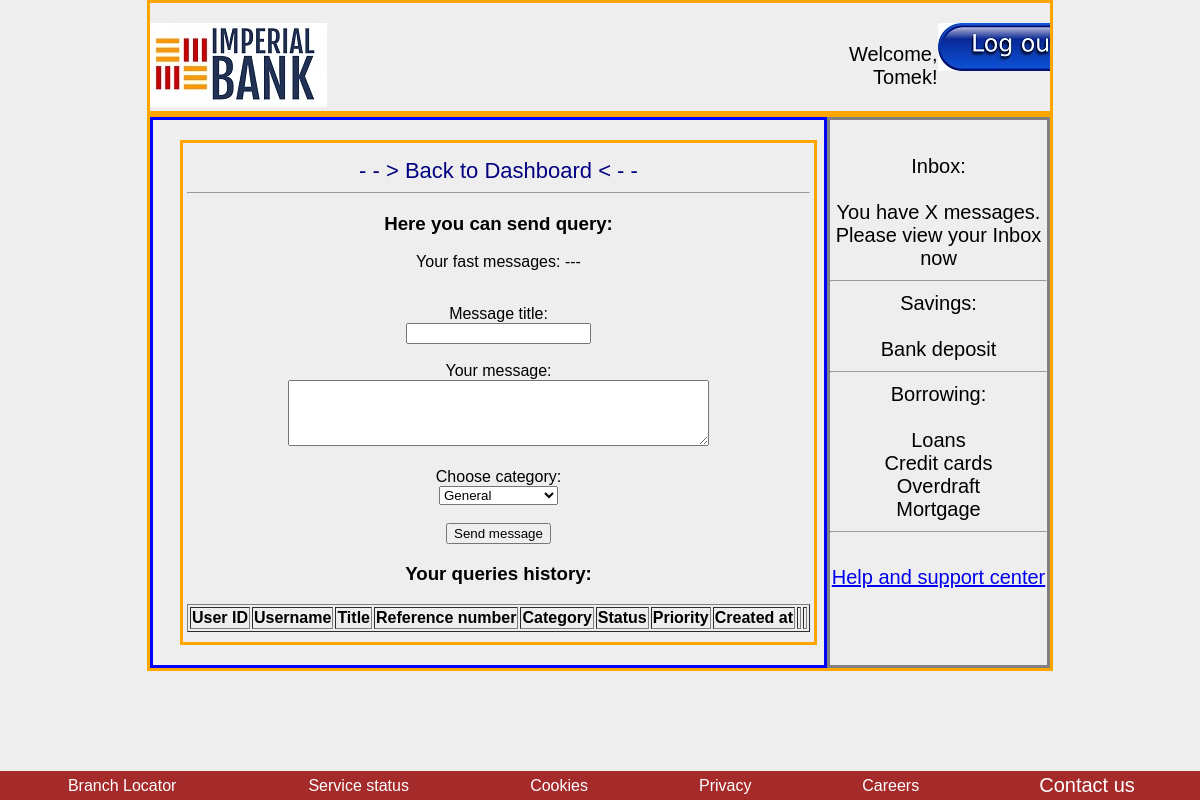
Before: /help_center (signed in) with the older database file.
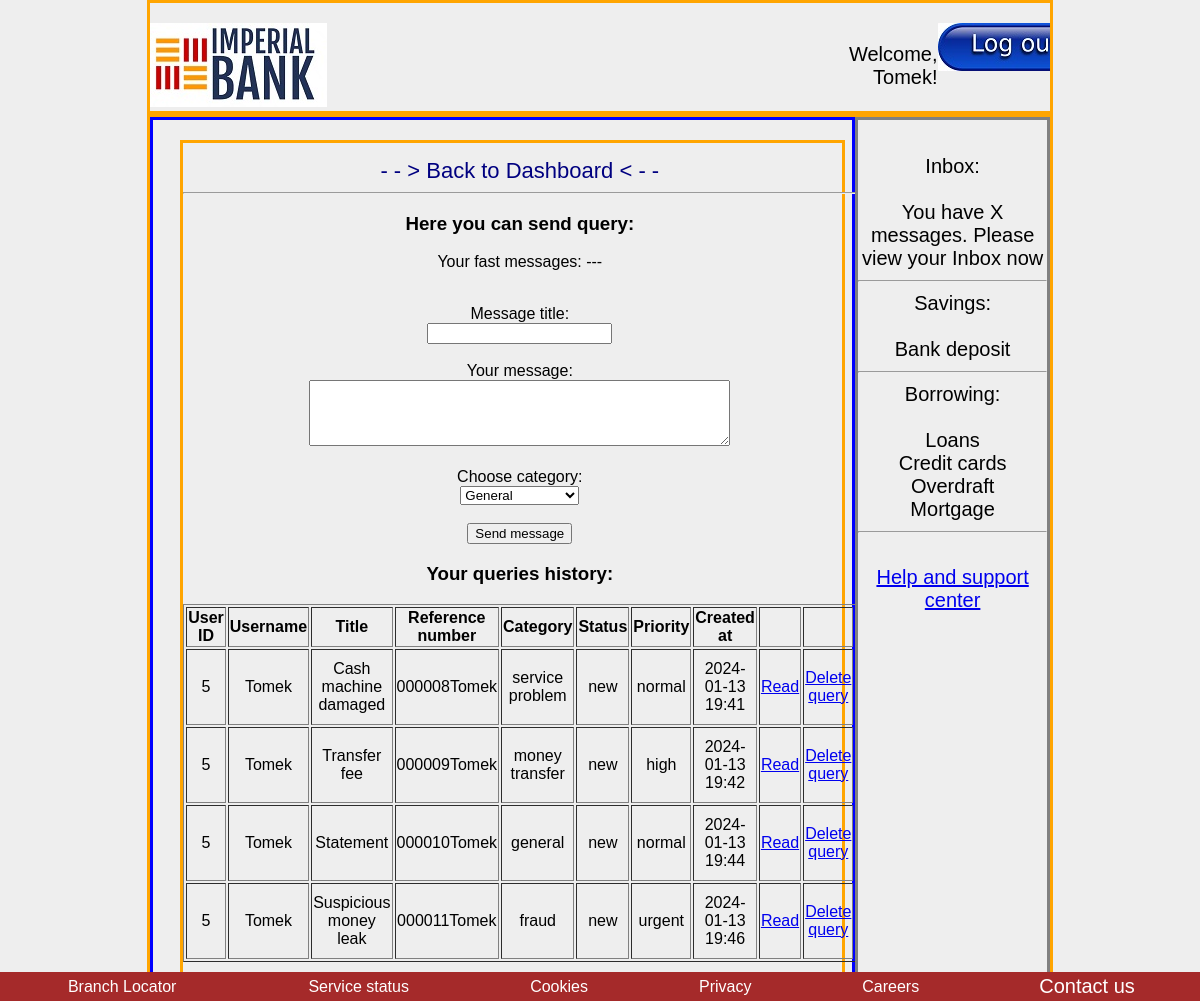
After: the same page with the newer database file.
### models/models.py (models this page shows, shortened)
class Users(db.Model, UserMixin):
    id = db.Column(db.Integer, primary_key=True)
    username = db.Column(db.String(50), unique=True, nullable=False)
    password_hash = db.Column(db.String(128), nullable=False)
    role = db.Column(db.String(20), nullable=False, default='client')
    email = db.Column(db.String(120), unique=True, nullable=False)
    phone_number = db.Column(db.String(20), nullable = False)
    country = db.Column(db.String(50))
    transactions = db.relationship('Transaction', backref='user', lazy=True)

class SupportTickets(db.Model):
    id = db.Column(db.Integer, primary_key=True)
    user_id = db.Column(db.Integer, db.ForeignKey('users.id'), nullable=False)
    title = db.Column(db.String(100), nullable=False)
    description = db.Column(db.Text, nullable=False)
    reference_number = db.Column(db.String(50), nullable=False)
    status = db.Column(db.String(50), nullable=False, default='new')  # values: new, in progress, closed, rejected
    priority = db.Column(db.String(50), nullable=False, default='normal')  # values: normal, high, urgent
    category = db.Column(db.String(50), nullable=False, default='general')  # values: general, fraud, service problem, money transfer
    created_at = db.Column(db.DateTime, default=datetime.utcnow)

### app.py (the view)
@app.route('/help_center', methods=['GET', 'POST']) # pracujemy Panie szanowny :]
@login_required
def help_center():
    subquery = db.session.query(SupportTickets.reference_number,func.max(SupportTickets.created_at).label('max_date')).group_by(SupportTickets.reference_number).subquery()
    user_queries = db.session.query(SupportTickets).join(subquery,(SupportTickets.reference_number == subquery.c.reference_number) &
        (SupportTickets.created_at == subquery.c.max_date)).filter(SupportTickets.user_id == current_user.id).all()
    return render_template('help_center.html', all_queries = user_queries)

### app.py (called while the page is built)
@app.before_request
def initialize_database():
    db.create_all()
    session.permanent = True

@login_manager.user_loader
def load_user(user_id):
    return Users.query.get(int(user_id))

### templates/help_center.html (shortened to what this page needs)
{% extends 'base3.html' %}
{% block precontent%}
<a href="{{ url_for('dashboard') }}" class="link3"> - - > Back to Dashboard < - - </a><br>
<hr>
<h3>Here you can send query:</h3>
{% with messages = get_flashed_messages() %}
{% if not messages %}
    <p>Your fast messages: ---</p>
{% endif %}
{% endwith %}
<br>
<form action="{{ url_for('send_query') }}" method="post" role="form">
    <label for="title">Message title:</label> <br>
    <input type="text" id="title" name="title" required> <br><br>
    <label for="description">Your message: </label> <br>
    <textarea id="description" name="description" required rows="4" cols="50"></textarea> <br><br>
    <label for="category">Choose category:</label> <br>
    <select type="text" id="category" name="category" def required>
        <option value="general">General</option>
    </select> <br><br>
    <input type="submit" value="Send message"><br>
</form>
<h3>Your queries history: </h3>
<table border="1" class="center-table" >
  <thead>
      <tr>
          <th>User ID</th>
          <th>Username</th>
          <th>Title</th>
          <th>Reference number</th>
          <th>Category</th>
          <th>Status</th>
          <th>Priority</th>
          <th>Created at</th>
          <th> </th>
          <th> </th>
      </tr>
  </thead>
  <tbody>
      {% for query in all_queries %}
          <tr>
              <td>{{ query.user_id }}</td>
              <td>{{ current_user.username }}</td>
              <td>{{ query.title }}</td>
              <td>{{ query.reference_number }}</td>
              <td>{{ query.category }}</td>
              <td>{{ query.status }}</td>
              <td>{{ query.priority }}</td>
              <td>{{ query.created_at.strftime('%Y-%m-%d %H:%M') }}</td>
              <td>&nbsp; <a href="{{ url_for('read_message', query_ref=query.reference_number) }}">Read</a> &nbsp;</td>
              <td>&nbsp; <a href="{{ url_for('delete_messages_for_query', query_ref=query.reference_number) }}">Delete query</a> &nbsp; </td>
          </tr>
      {% endfor %}
  </tbody>
</table>
{%  endblock %}

### templates/base3.html (shortened to what this page needs)
<!DOCTYPE html>
<html lang="en">
<head>
    <link rel="stylesheet" href="{{ url_for('static', filename='styles.css') }}">
</head>
<body>
    <header>
        <div class="container5">
            <div class="left4">
                <img src="{{ url_for('static', filename='imperial-bank-2.jpg') }}" alt="Imperial Bank">
            </div>
            <div class="right4">
                <p>Welcome, {{ current_user.username }}!</p>
            </div>
            <div class="right4">
                <a href="{{ url_for('logout') }}"><img src="{{ url_for('static', filename='logout.jpg') }}" alt="logout"> </a>
            </div>
        </div>
    </header>
    <main>
        <div class="container5">
            <div class="left5">
                <div class="container100">
                    <div class="center">
                        {% block precontent%}
                        {%  endblock %}
                    </div>
                </div>
            </div>
            <div class="right5">
                <div class="center">
                    Inbox: <br><br>
                    You have X messages. Please view your Inbox now<br>
                    <hr>
                    Savings: <br><br>
                    Bank deposit <br>
                    <hr>
                    Borrowing: <br><br>
                    Loans <br>
                    Credit cards <br>
                    Overdraft <br>
                    Mortgage <br>
                    <hr> <br>
                    <a href="{{ url_for('help_center') }}" > Help and support center</a>
                </div>
            </div>
        </div>
    </main>
    <footer>
        <table class="footer">
            <tr>
                <td  class="center2">
                    Branch Locator
                </td>
                <td class="center2">
                    Service status
                </td>
                <td class="center2">
                    Cookies
                </td>
                <td class="center2">
                    Privacy
                </td>
                <td class="center2">
                    Careers
                </td>
                <td class="center2">
                    <a href="contact_us" class="link">Contact us</a>
                </td>
            </tr>
        </table>
    </footer>
</body>
</html>

### static/styles.css (style rules this page uses)
body { font-family: 'Arial', sans-serif; margin: 0; padding: 0; background-color: #eee; }
.center { margin-left: auto; margin-right: auto; padding-left: 0px; padding-top: 15px; text-align: center; }
.center-table { margin-left: auto; margin-right: auto; text-align: center; width: 100%; }
.center2 { padding-left: 30px; padding-right: 30px; align-self: center; }
.footer { position: fixed; left: 0; bottom: 0; width: 100%; background-color: brown; color: white; text-align: center; }
.link { color: white; font-size: 20px; transition: color 2s ease; text-decoration: none; }
.link3 { color: navy; font-size: 22px; text-decoration: none; }
.left4 { flex: 6; text-align: left; padding-top: 20px; }
.right4 { flex: 1; text-align: right; justify-content: right; overflow: auto; padding-top: 20px; font-size: 20px; }
.container5 { display: flex; justify-content: space-between; margin: 0 auto; max-width: 75%; border-color: orange; border-style: solid; }
.left5 { flex: 3; text-align: left; padding-top: 20px; padding-left: 20px; padding-bottom: 20px; border-color: blue; border-style: solid; }
.right5 { flex: 1; text-align: right; justify-content: right; overflow: auto; padding-top: 20px; font-size: 20px; border-color: grey; border-style: solid; }
.container100 { display: flex; justify-content: space-between; margin: 0 auto; max-width: 97%; border-color: orange; border-style: solid; padding-bottom: 10px; }

Changed rows visible on the page:
added SupportTickets: user_id "5", {{ current_user.username }} "Tomek", title "Cash machine damaged", reference_number "000008Tomek", category "service problem", status "new", priority "normal", created_at "2024-01-13 19:41"
added SupportTickets: user_id "5", {{ current_user.username }} "Tomek", title "Transfer fee", reference_number "000009Tomek", category "money transfer", status "new", priority "high", created_at "2024-01-13 19:42"
added SupportTickets: user_id "5", {{ current_user.username }} "Tomek", title "Statement", reference_number "000010Tomek", category "general", status "new", priority "normal", created_at "2024-01-13 19:44"
added SupportTickets: user_id "5", {{ current_user.username }} "Tomek", title "Suspicious money leak", reference_number "000011Tomek", category "fraud", status "new", priority "urgent", created_at "2024-01-13 19:46"
